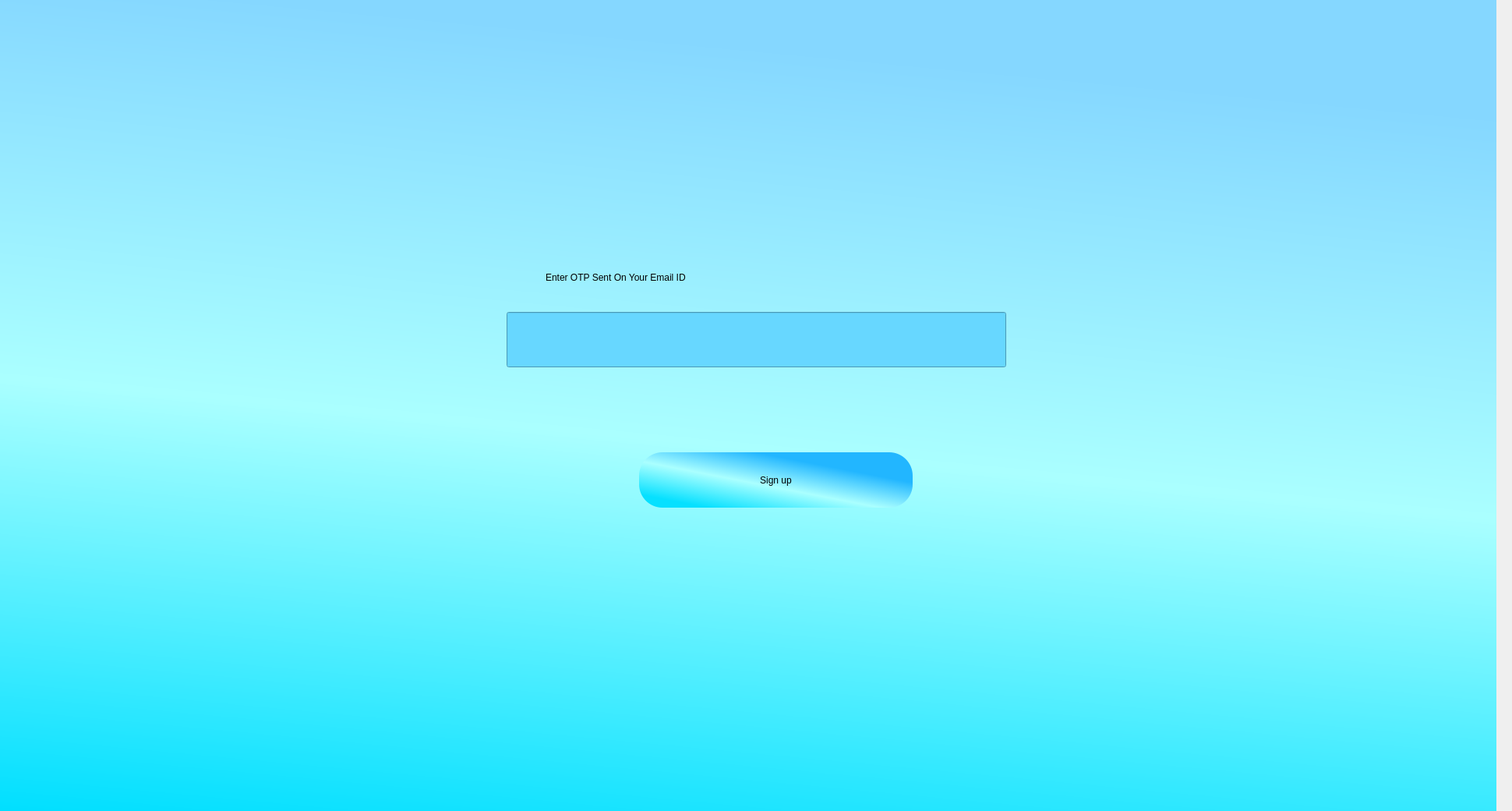
<?xml version="1.0" encoding="UTF-8"?>
<ui version="4.0">
 <class>Dialog</class>
 <widget class="QDialog" name="Dialog">
  <property name="geometry">
   <rect>
    <x>0</x>
    <y>0</y>
    <width>1940</width>
    <height>1040</height>
   </rect>
  </property>
  <property name="windowTitle">
   <string>Dialog</string>
  </property>
  <widget class="QWidget" name="widget" native="true">
   <property name="geometry">
    <rect>
     <x>0</x>
     <y>0</y>
     <width>1920</width>
     <height>1040</height>
    </rect>
   </property>
   <property name="styleSheet">
    <string notr="true">QWidget#widget{
background-color:qlineargradient(spread:pad, x1:0, y1:1, x2:0.174, y2:0, stop:0 rgba(0, 223, 255, 255), stop:0.517413 rgba(170, 255, 255, 255), stop:1 rgba(133, 215, 255, 255));}</string>
   </property>
   <widget class="QPushButton" name="signuplbl">
    <property name="geometry">
     <rect>
      <x>820</x>
      <y>580</y>
      <width>351</width>
      <height>71</height>
     </rect>
    </property>
    <property name="styleSheet">
     <string notr="true">QPushButton
{
border-radius:30px;
background-color:qlineargradient(spread:pad, x1:0.203592, y1:0.955, x2:0.786, y2:0.346682, stop:0 rgba(6, 224, 255, 255), stop:0.517413 rgba(170, 255, 255, 255), stop:1 rgba(34, 182, 255, 255));
font: 20pt &quot;Lucida Calligraphy&quot;;
}
QPushButton:hover
{
border-radius:30px;
background-color:qlineargradient(spread:pad, x1:0, y1:1, x2:1, y2:0.102318, stop:0 rgba(6, 24, 255, 255), stop:0.517413 rgba(66, 252, 255, 255), stop:1 rgba(0, 55, 255, 255));
font: 20pt &quot;Lucida Calligraphy&quot;;
}</string>
    </property>
    <property name="text">
     <string>Sign up</string>
    </property>
    <property name="default">
     <bool>false</bool>
    </property>
   </widget>
   <widget class="QLineEdit" name="ppotpp">
    <property name="geometry">
     <rect>
      <x>650</x>
      <y>400</y>
      <width>641</width>
      <height>71</height>
     </rect>
    </property>
    <property name="styleSheet">
     <string notr="true">QLineEdit{
background-color:rgb(103, 215, 255);
font: 12pt &quot;Lucida Bright&quot;;}
QLineEdit:focus{
border:2px solid #FBAD25;
background-color:rgb(0, 255, 255);
font: 12pt &quot;Lucida Bright&quot;;}</string>
    </property>
    <property name="text">
     <string/>
    </property>
   </widget>
   <widget class="QLabel" name="usernamelbl">
    <property name="geometry">
     <rect>
      <x>700</x>
      <y>340</y>
      <width>591</width>
      <height>31</height>
     </rect>
    </property>
    <property name="styleSheet">
     <string notr="true">font: 16pt &quot;Lucida Calligraphy&quot;;</string>
    </property>
    <property name="text">
     <string>Enter OTP Sent On Your Email ID</string>
    </property>
   </widget>
   <widget class="QLabel" name="errorlineedt">
    <property name="geometry">
     <rect>
      <x>760</x>
      <y>510</y>
      <width>481</width>
      <height>41</height>
     </rect>
    </property>
    <property name="styleSheet">
     <string notr="true">font: italic 12pt &quot;Lucida Bright&quot;;color:rgb(244, 55, 58);</string>
    </property>
    <property name="text">
     <string/>
    </property>
   </widget>
  </widget>
 </widget>
 <resources>
  <include location="../../../anaconda3/Library/bin/abc.qrc"/>
  <include location="images.qrc"/>
 </resources>
 <connections/>
</ui>
